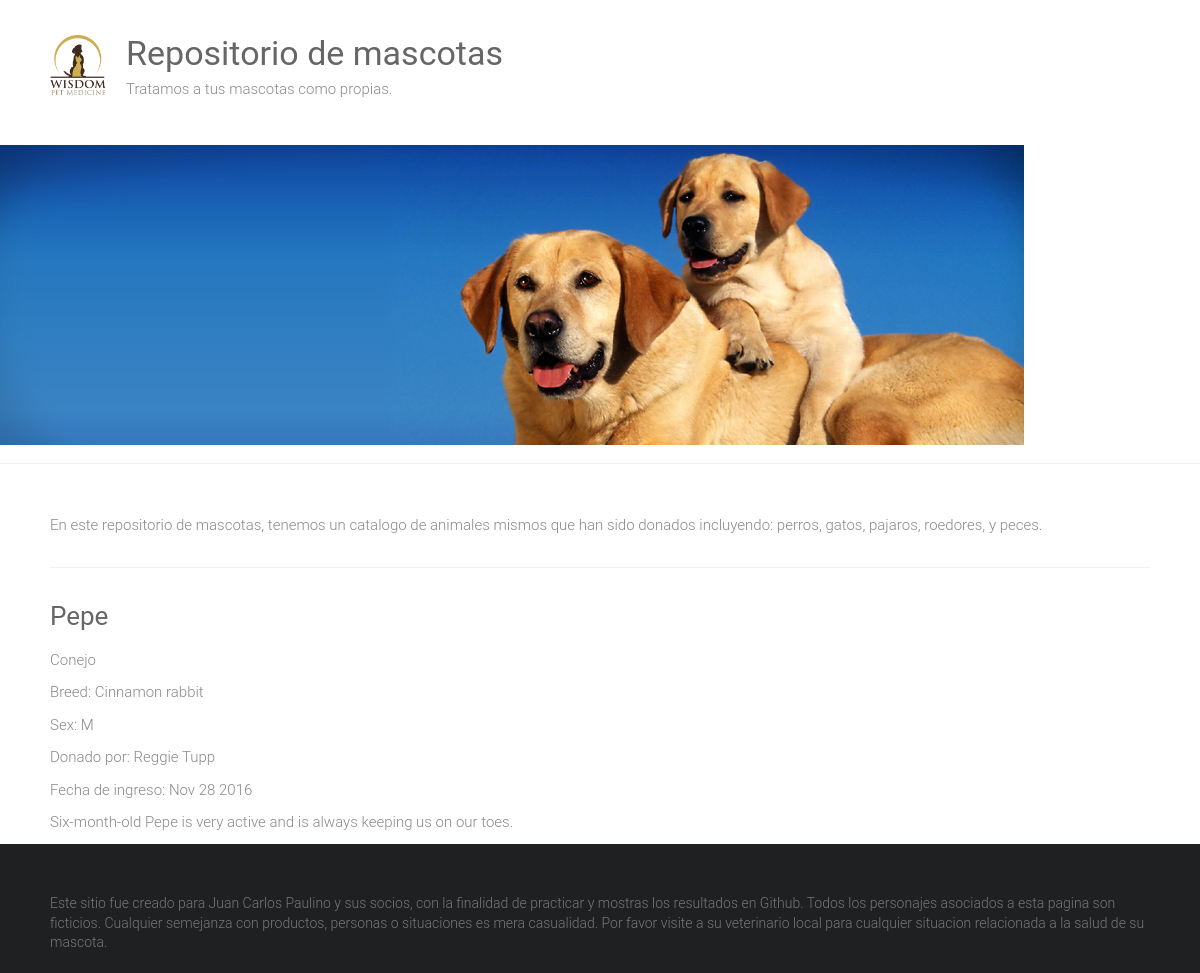
Page /adoptions/1/ on the committed database.
### adoptions/models.py (models this page shows)
class Pet(models.Model):
    SEX_CHOICES = [('M', 'Male'), ('F', 'Female')]
    name = models.CharField(max_length=100)
    submitter = models.CharField(max_length=100)
    species = models.CharField(max_length=30)
    breed = models.CharField(max_length=30, blank=True)
    description = models.TextField()
    sex = models.CharField(max_length=1, choices=SEX_CHOICES, blank=True)
    submission_date = models.DateTimeField()
    age = models.IntegerField(null=True)
    vaccinations = models.ManyToManyField('Vaccine', blank=True)

### adoptions/views.py (the view)
# urls.py: path('adoptions/<int:pet_id>/', views.pet_detail, name='pet_detail')
def pet_detail(request, pet_id):
    try:
        pet = Pet.objects.get(id=pet_id)
    except Pet.DoesNotExist:
        raise Http404('pet not found')
    return render(request, 'pet_detail.html', {
        'pet': pet,
    })

### adoptions/templates/pet_detail.html (shortened to what this page needs)
{% extends "base.html" %}
{% block content %}
<div>
    <h3>{{ pet.name|capfirst }}</h3>
    <p>{{ pet.species }}</p>
    {% if pet.breed %}
        <p>Breed: {{ pet.breed }}</p>
    {% endif %}
    {% if pet.sex %}
        <p>Sex: {{ pet.sex }}</p>
    {% endif %}
    <p>Donado por: {{ pet.submitter }}</p>
    <p>Fecha de ingreso: {{ pet.submission_date|date:"M d Y" }}</p>
    <p>{{ pet.description }}</p>
</div>
{% endblock %}

### static/style.css (style rules this page uses)
html, body, div, span, applet, object, iframe, h1, h2, h3, h4, h5, h6, p, blockquote, pre, a, abbr, acronym, address, big, cite, code, del, dfn, em, font, ins, kbd, q, s, samp, small, strike, strong, sub, sup, tt, var, dl, dt, dd, ol, ul, li, fieldset, form, label, legend, table, caption, tbody, tfoot, thead, tr, th, td { border: 0; font: inherit; font-size: 100%; font-style: inherit; font-weight: inherit; margin: 0; outline: 0; padding: 0; vertical-align: baseline; }
html { overflow-y: scroll; -webkit-text-size-adjust: 100%; -ms-text-size-adjust: 100%; }
h1, h2, h3, h4, h5, h6 { color: #666666; line-height: 1.4; padding-bottom: 15px; font-weight: normal; }
h3 { font-size: 26px; }
body, button, input, select, textarea { color: #888888; font-size: 15px; line-height: 1.5; font-family: 'Roboto', sans-serif; font-weight: 300; }
p { color: #888888; font-size: 15px; line-height: 1.5; margin-bottom: 15px; font-weight: 300; }
body { background: #f2f2f2; }
body { padding-top: 30px; padding-bottom: 30px; }
body.wide { padding-top: 0; padding-bottom: 0; }
.single-page p { margin-bottom: 10px; }

### rows in the picture
Pet: name "Pepe", species "Conejo", breed "Cinnamon rabbit", sex "M", submitter "Reggie Tupp", submission_date "Nov 28 2016", description "Six-month-old Pepe is very active and is always keeping us on our toes."
